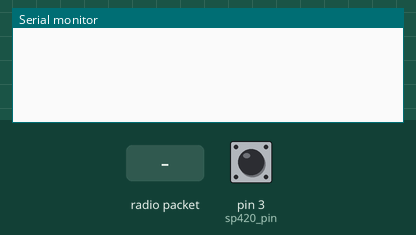
Bench run of a sketch on a simulated Arduino Uno, built with avr-gcc and run on an emulated ATmega328P. On the bench: the last lines printed to the serial monitor. The inputs (shaded band) are chosen by the test bench; at power-on: pin 3 (sp420_pin) LOW. No radio packets arrive unless stated.

Above: at 1.2 s.
1.3 s: pin 3 (sp420_pin) pulsed HIGH 2 times (0.12 s each, 0.3 s apart)
At 2.3 s:
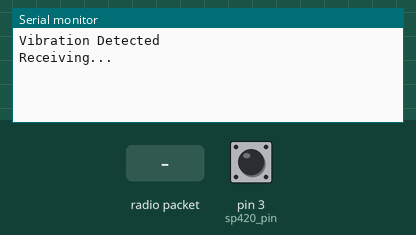
3.4 s: radio packet "P" arrives
At 3.7 s:
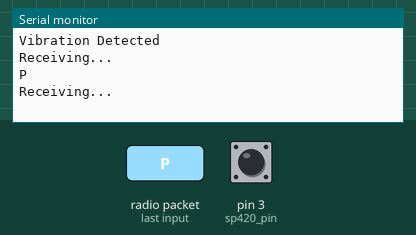
4.9 s: radio packet "1" arrives
At 6.1 s:
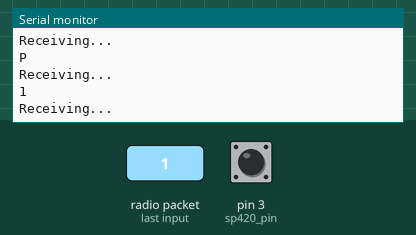

Measured:
- after the input at 1.3 s, the serial monitor: prints a new line after 0.12 s (image 1)
- after the input at 3.4 s, the serial monitor: prints a new line at once (image 2)
- after the input at 4.9 s, the serial monitor: prints a new line at once (image 3)

The sketch:

SP-420_Sensor_NANO.ino
```cpp
// For ARDUINO Sensor-SP-420______________
//******************************************************************//
int sp420_number = 1;
int sp420_pin = 3;
long threshold = 2000;
//int led_pin = 4;                                      //TEMPORARY--------------------
//******************************************************************//
#include <SPI.h>
#include <nRF24L01.h>
#include <RF24.h>

RF24 radio(7, 8); // CNS, CE
const byte addresses[][6] = {"00001", "00002"};

char call[10] = "";
char ackw[10] = "";
char check_pass[] = "YYY";
char check_fail[] = "NNN";                    //check****************************
int status = 0;

void setup() {
  Serial.begin(9600);
  radio.begin();
  pinMode(sp420_pin, INPUT);
  // pinMode(led_pin, OUTPUT);                              //TEMPORARY--------------------
  radio.openWritingPipe(addresses[0]); // 00002
  radio.openReadingPipe(1, addresses[1]); // 00001
  radio.setPALevel(RF24_PA_MIN);
}

void loop() {
  long measure = check();
  if (measure > threshold) {
    Serial.println("Vibration Detected");
    status = 1;
    // digitalWrite(led_pin, HIGH);                        //TEMPORARY--------------------
  }
  while (status == 1) {
    delay(5);
    Serial.println("Receiving...");                   //TEMPORARY--------------------
    radio.startListening();
    while (!radio.available());
    radio.read(&call, sizeof(call));
    Serial.println(call);                             //TEMPORARY--------------------

    if (call[1] == 'P' && (call[5] == (char)(sp420_number + 64))) {
      delay(5);
      Serial.println("Transmitting...");                 //TEMPORARY--------------------
      radio.stopListening();
      radio.write(&check_pass, sizeof(check_pass));
      Serial.println(check_pass);                       //TEMPORARY--------------------

      delay(5);
      Serial.println("Receiving...");                  //TEMPORARY--------------------
      radio.startListening();
      while (!radio.available());
      radio.read(&ackw, sizeof(ackw));
      Serial.println(ackw);                           //TEMPORARY--------------------
      if (ackw[2] == '1') {
        status = 0;
        delay(3000);                                           //Time for vibration sensor to settle
        //digitalWrite(led_pin, LOW);
      }
    }
  }
}

long check() {
  delay(10);
  long measure = pulseIn(sp420_pin, HIGH);
  return measure;
}
```
